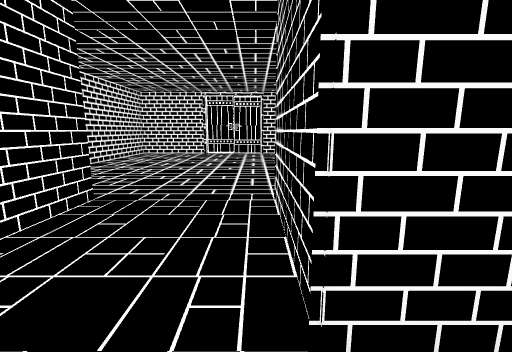
View 1 (above)

12 first-person views from a walk through a scene from a Unity 3-D project. The camera is 1.5 m above the floor, tilts 10° down and sees 90° across. The floor is counted in squares, 1 m on a side. Each view is taken from the middle of a square. On the plan, view 1 faces up. The plan holds only what a view shows up to about 13 squares ahead; the rest is blank. The place goes on beyond the plan. The player character is not drawn. Door leaves are left out, so doorways stand open.

View 2
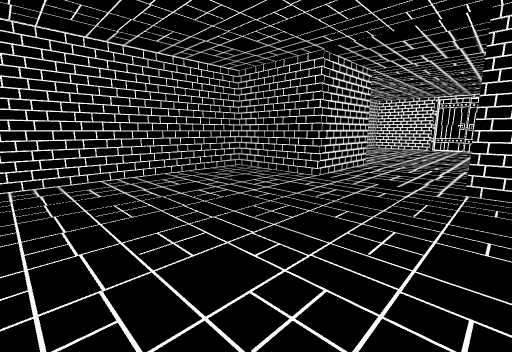

View 3
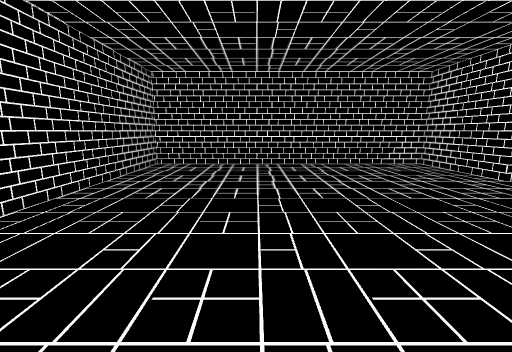

View 4
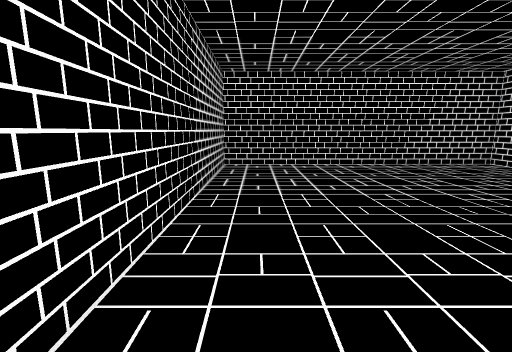

View 5
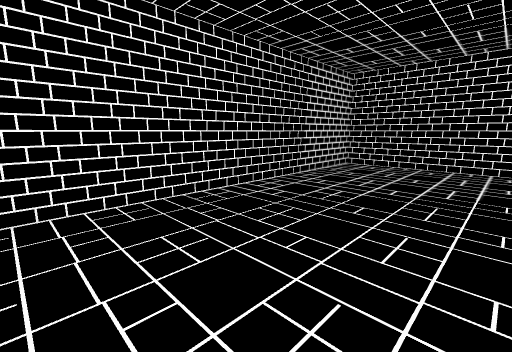

View 6
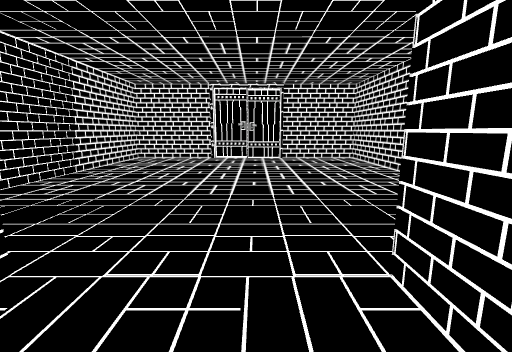

View 7
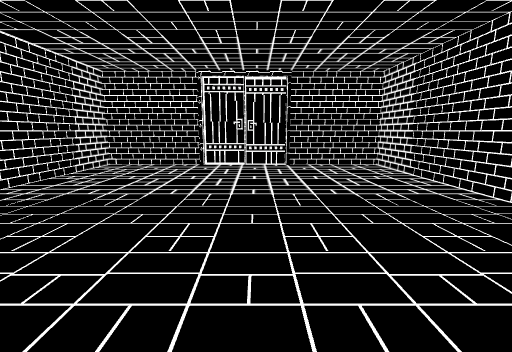

View 8
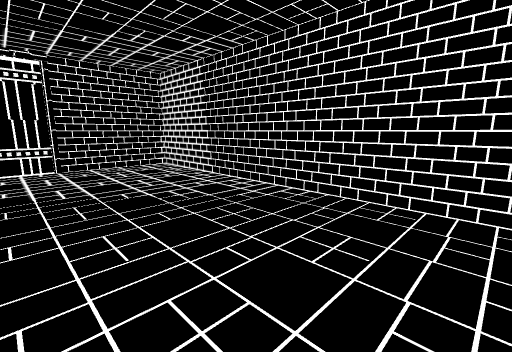

View 9
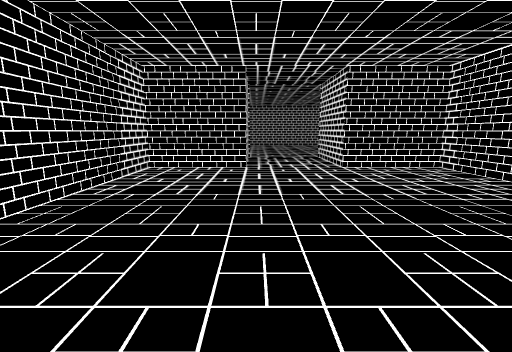

View 10
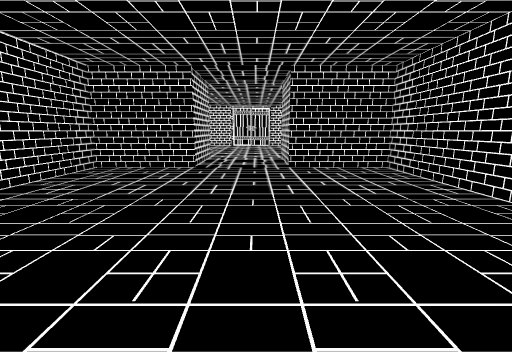

View 11
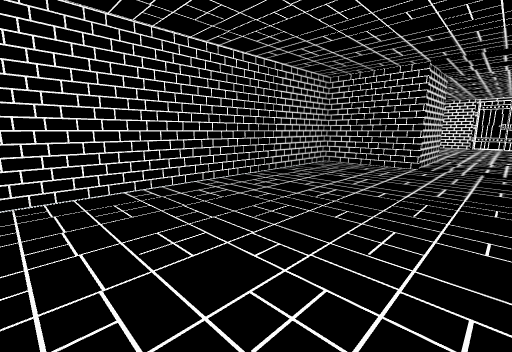

View 12
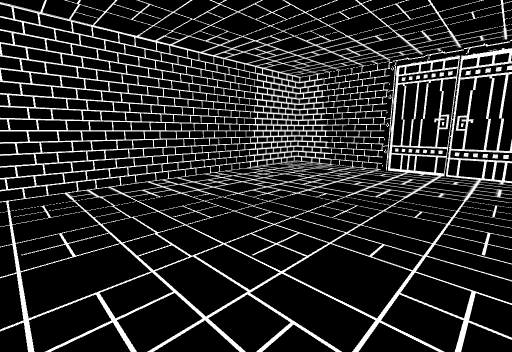

### Floor plan
Ten units are one square. View 1 is at (0, 0); x grows to the right and y downward. Boxes are objects, and circles mark ways between rooms. Rooms are numbered by the first view taken in them; rooms with no view inside come last. Other rooms are left out.
<svg viewBox="-81 -179 130 294">
<path fill="none" stroke="#000" d="M-46 -15 -76 -15 -76 105 44 105 44 -15 4 -15M4 -15 4 -55 44 -55 44 -174 -76 -174 -76 -55 -36 -55 -36 -15 -46 -15"/>
<circle cx="-20" cy="-12" r="3" fill="#2a7"/>
<text x="-10" y="50">1</text>
<text x="-20" y="-100">2</text>
</svg>
Room 1 opens to room 2.

Where each view was taken, in squares from view 1:
view 1: 0 up, 0 right, facing up
view 2: 6 down, 1 right, facing up-left
view 3: 6 down, 4 right, facing left
view 4: 1 up, 3 right, facing down
view 5: 1 up, 1 left, facing down-right
view 6: 3 up, 1 left, facing up
view 7: 6 up, 1 left, facing up
view 8: 6 up, 1 left, facing up-right
view 9: 16 up, 0 right, facing down
view 10: 9 down, 1 left, facing up
view 11: 10 down, 1 left, facing up-left
view 12: 7 up, 0 right, facing up-left
